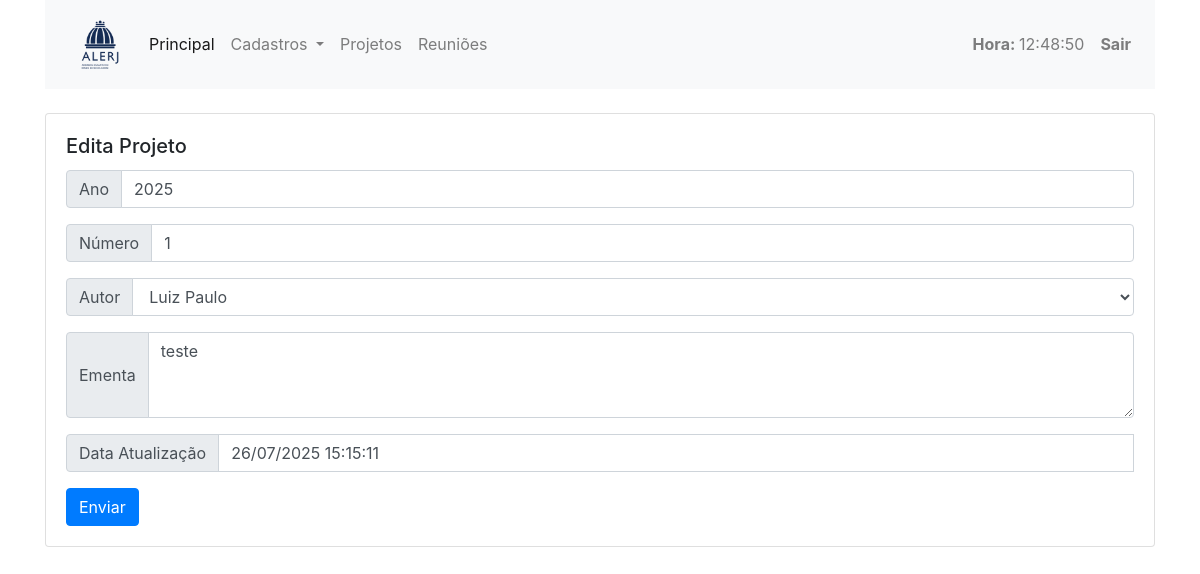
The app's page /cadastro/projetoedita/1 (signed in) with its own data.
### cadastro/models.py (models this page shows, shortened)
class Projeto(models.Model):
    PERGUNTA_CHOICES = (
        ("S", "Sim"),
        ("N", "Não"),
    )
    ano = models.IntegerField(null=False, blank=False)
    numero = models.IntegerField(null=False, blank=False)
    ementa = models.CharField(max_length=2000)
    autor = models.ForeignKey(Deputado, on_delete=models.PROTECT, related_name='autor_projeto', default=None)
    relator = models.ForeignKey(Deputado, on_delete=models.PROTECT, related_name='relator_projeto', default=None, blank=True, null=True)
    observacao = models.CharField(max_length=2000, default=None, null=True)
    tem_parecer = models.BooleanField(default=False, null=True)
    reuniao = models.IntegerField(default=None, null=True)
    esta_na_comissao = models.CharField(choices=PERGUNTA_CHOICES, max_length=1, default="N", null=True)
    parecer_notes = models.CharField(choices=PERGUNTA_CHOICES, max_length=1, default="N", null=True)
    numero_lei = models.CharField(max_length=50, blank=None, null=True)
    data_atualizacao = models.DateTimeField('Data Atualização', default=timezone.now)
    class Meta:
        ordering = ['-ano', '-numero']
        unique_together = ('ano', 'numero',)

### cadastro/views.py (the view)
# urls.py: path('projetoedita/<int:pk>', ProjetoUpdateView.as_view(), name='projeto_edita'),  # EDITA
class ProjetoUpdateView(LoginRequiredMixin, UpdateView):
    template_name = "cadastro/projeto/projeto_edita.html"
    model = Projeto
    context_object_name = 'projeto'
    form_class = ProjetoForm
    success_url = reverse_lazy("lista_projetos")

### cadastro/forms.py
class ProjetoForm(forms.ModelForm):
  class Meta:
    model = Projeto
    fields = ["ano", "numero", "ementa", "ementa", "autor", "data_atualizacao",]
    labels = {"ano": "Ano", "numero": "Número", "ementa": "Ementa", "autor": "Autor", "data_atualizacao": "Última Atualização",}
    widgets = {
        'ementa': forms.Textarea(attrs={"rows":3, "cols":10}),
    }

### cadastro/models.py (called while the page is built)
    def __str__(self):
        return self.nome

### cadastro/templatetags/tempo_atual.py (called while the page is built)
@register.simple_tag
def tempo_atual():
    return datetime.datetime.now().strftime('%H:%M:%S')

### cadastro/templates/cadastro/projeto/projeto_edita.html (shortened to what this page needs)
{% extends "cadastro/_layouts/base.html" %}
{% load widget_tweaks %}
{% block conteudo %}
  <div class="row">
    <div class="col-lg-12 col-md-12 col-sm-12 col-xs-12">
      <div class="card">
        <div class="card-body">
          <h5 class="card-title">Edita Projeto</h5>
          <form method="post">
            <div class="input-group mb-3">
              <div class="input-group-prepend">
                <span class="input-group-text">Ano</span>
              </div>
              {% render_field form.ano class+="form-control" %}
            </div>
            <div class="input-group mb-3">
              <div class="input-group-prepend">
                <span class="input-group-text">Número</span>
              </div>
              {% render_field form.numero class+="form-control" %}
            </div>
            <div class="input-group mb-3">
              <div class="input-group-prepend">
                <span class="input-group-text">Autor</span>
              </div>
              {% render_field form.autor class+="form-control" %}
            </div>
            <div class="input-group mb-3">
              <div class="input-group-prepend">
                <span class="input-group-text">Ementa</span>
              </div>
              {% render_field form.ementa class+="form-control" %}
            </div>
            <div class="input-group mb-3">
              <div class="input-group-prepend">
                <span class="input-group-text">Data Atualização</span>
              </div>
              {% render_field form.data_atualizacao class+="form-control" %}
            </div>
            <button class="btn btn-primary">Enviar</button>
          </form>
        </div>
      </div>
    </div>
  </div>
{% endblock %}

### records on screen
Projeto: ano "2025", numero "1", autor "Luiz Paulo", ementa "teste", data_atualizacao "26/07/2025 15:15:11"
